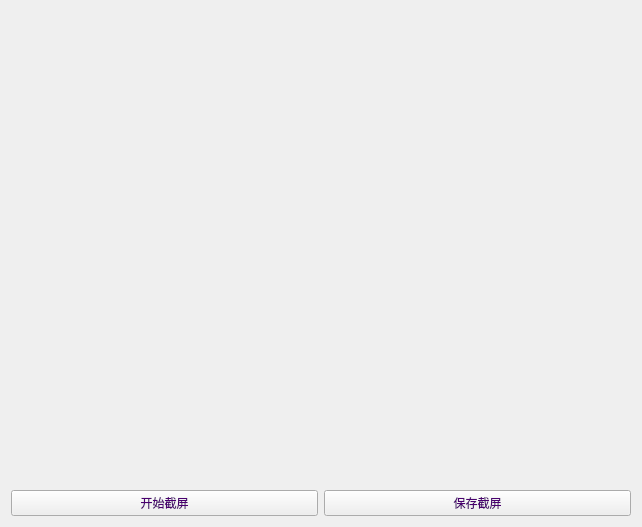
<?xml version="1.0" encoding="UTF-8"?>
<ui version="4.0">
 <class>Widget</class>
 <widget class="QWidget" name="Widget">
  <property name="geometry">
   <rect>
    <x>0</x>
    <y>0</y>
    <width>642</width>
    <height>527</height>
   </rect>
  </property>
  <property name="windowTitle">
   <string>Widget</string>
  </property>
  <layout class="QVBoxLayout" name="verticalLayout_2">
   <item>
    <layout class="QVBoxLayout" name="verticalLayout">
     <item>
      <widget class="QLabel" name="label">
       <property name="text">
        <string/>
       </property>
      </widget>
     </item>
     <item>
      <layout class="QHBoxLayout" name="horizontalLayout">
       <item>
        <widget class="QPushButton" name="pushButton">
         <property name="styleSheet">
          <string notr="true">color: rgb(74, 0, 111);
font: 63 italic 14pt &quot;Bookman Old Style&quot;;</string>
         </property>
         <property name="text">
          <string>开始截屏</string>
         </property>
        </widget>
       </item>
       <item>
        <widget class="QPushButton" name="pushButton_2">
         <property name="styleSheet">
          <string notr="true">color: rgb(74, 0, 111);
font: 63 italic 14pt &quot;Bookman Old Style&quot;;</string>
         </property>
         <property name="text">
          <string>保存截屏</string>
         </property>
        </widget>
       </item>
      </layout>
     </item>
    </layout>
   </item>
  </layout>
 </widget>
 <layoutdefault spacing="6" margin="11"/>
 <resources/>
 <connections/>
</ui>
